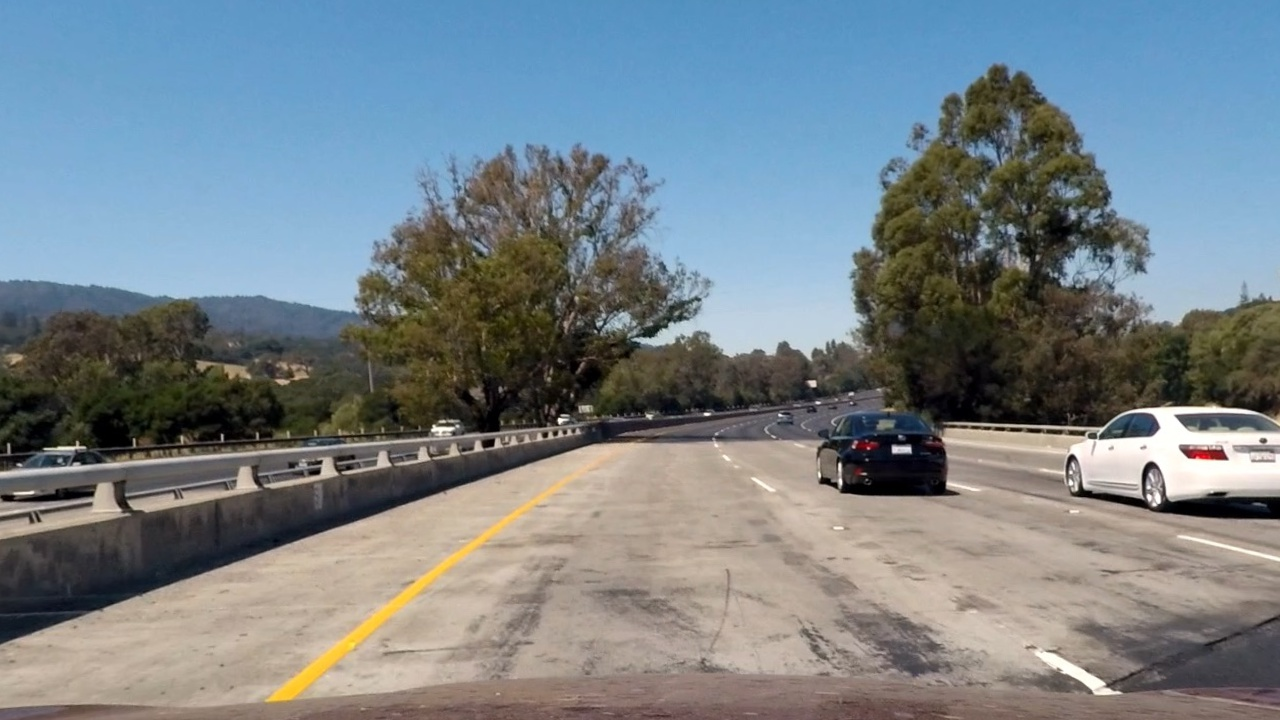
#> input picture output_images/undist/undist_test0.jpg, 1280 x 720 px; its folder holds only this picture in this run
$ python testScript_binary.py   (older library calls are emulated)
#> lines starting #> are read from the running program, lines starting #| are printed output that depends on the picture; after the words box and inside, x2 and y2 are one past the last pixel; in counts of white or black regions, pixels touching at a corner belong together
#> further down, image is the input picture: shape (720, 1280, 3); mean B, G, R 136.2, 130, 119.3
### functionLib.py
# -*- coding: utf-8 -*-
"""
Created on Sat Apr  1 14:05:47 2017

@author: Dyson
"""

import numpy as np
import cv2
import glob
import matplotlib.pyplot as plt
import matplotlib.image as mpimg
import pickle
import sys


global counter
counter = 0


'''
STEP1: Camera Calibration
       One just need to call this function to calibrate the camera once. Then the
       function will store calibration parameters to a pickle file.
       ONE extra parameters should be modified for other users:
           * The output pickle file name and relative path
'''

# [36 lines left out: function cameraCalibration, not called in this run]

'''
STEP2: Image Undistortion
       Only correct the distortion introduced by the camera lens, perspective distort
       is not included.
'''
# [7 lines left out: function undistortion, not called in this run]

# [16 lines of commented-out code are left out]

'''
Step3. Thresholding Images
'''
# This thresholdingBinary() function takes sobel matrix, the magnitude of gredients,
# the orientation of gradients and the HLS color transformation into account, to derive a
# thresholding binary image in which the lane lines can be clearly seen.

def thresholdingBinary(img, s_thresh=(170, 250), sx_thresh=(100, 255), sy_thresh=(100,255), dir_thresh=(-0.5,-0.9), mag_thresh=(30,200)):
#> called with s_thresh = (170, 250), sx_thresh = (100, 255), sy_thresh = (100, 255), dir_thresh = (-0.5, -0.9), mag_thresh = (30, 200)
    img = np.copy(img)
    gray = cv2.cvtColor(img, cv2.COLOR_BGR2GRAY)
    # Convert to HSV color space and separate the V channel
    hsv = cv2.cvtColor(img, cv2.COLOR_RGB2HLS).astype(np.float)
    h_channel = hsv[:,:,0]
    l_channel = hsv[:,:,1]
    s_channel = hsv[:,:,2]
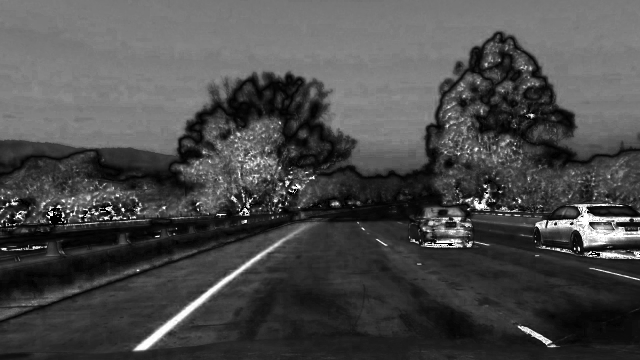
#> s_channel: shape (720, 1280) float64 (shown at 1/2 size); min 0, max 255, mean 74
#    plt.imshow(s_channel)

    # Sobel x
    sobelx = cv2.Sobel(gray, cv2.CV_64F, 1, 0) # Take the derivative in x
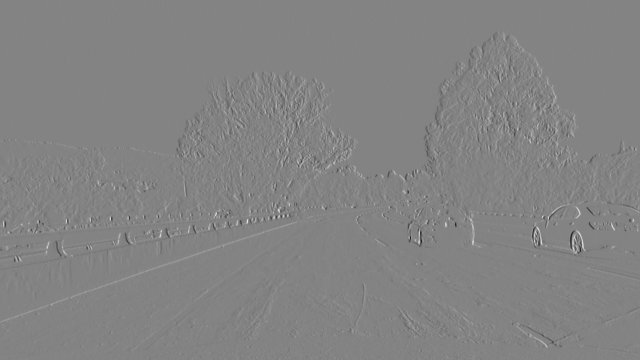
#> sobelx: shape (720, 1280) float64 (shown at 1/2 size); min -805, max 758, mean 0.1; drawn with min black and max white
    abs_sobelx = np.absolute(sobelx) # Absolute x derivative to accentuate lines away from horizontal
    scaled_sobelx = np.uint8(255*abs_sobelx/np.max(abs_sobelx))

    # Sobel y
    sobely = cv2.Sobel(gray, cv2.CV_64F, 1, 0) # Take the derivative in x
    abs_sobely = np.absolute(sobely) # Absolute x derivative to accentuate lines away from horizontal
    scaled_sobely = np.uint8(255*abs_sobely/np.max(abs_sobely))

    # Threshold x gradient
    sxbinary = np.zeros_like(scaled_sobelx)
    sxbinary[(scaled_sobelx >= sx_thresh[0]) & (scaled_sobelx <= sx_thresh[1])] = 1

    # Threshold y gradient
    sybinary = np.zeros_like(scaled_sobely)
    sxbinary[(scaled_sobely >= sy_thresh[0]) & (scaled_sobely <= sy_thresh[1])] = 1

    # Threshold direction gradient
    direct = np.arctan2(abs_sobely, abs_sobelx)
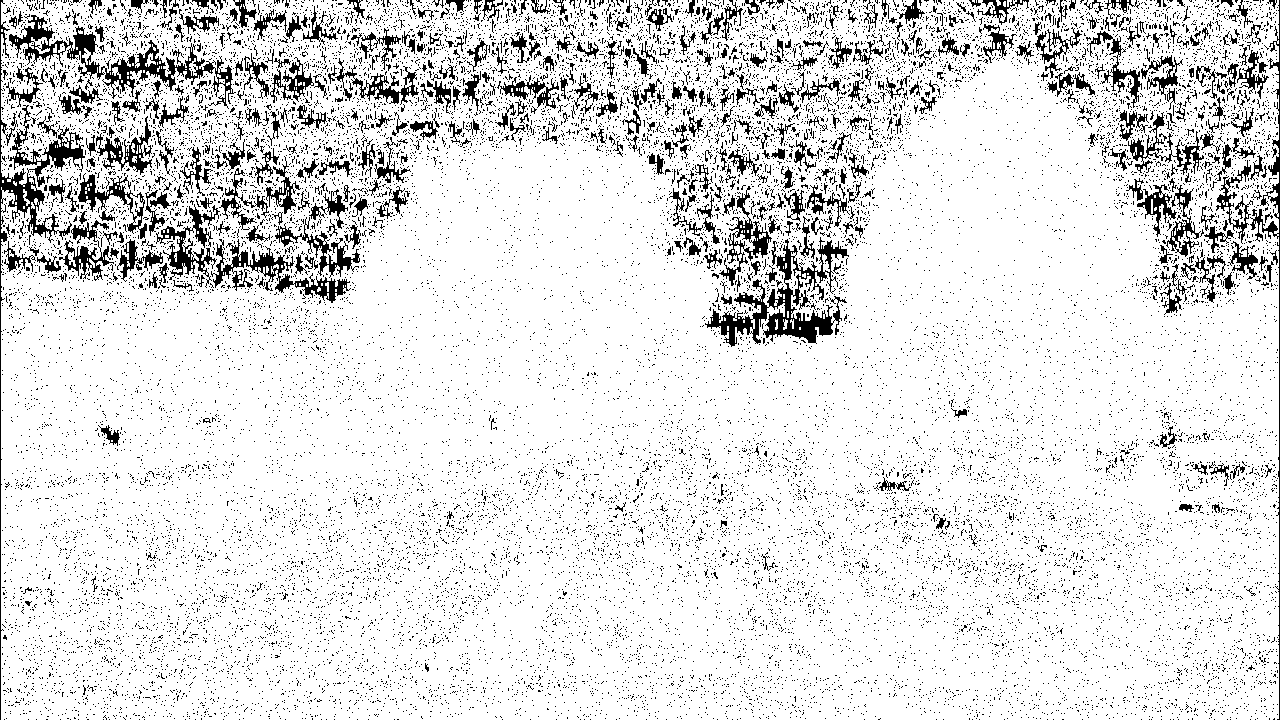
#> direct: shape (720, 1280) float64; values 0 (black) and 0.785 (white), 88.2% white; black in thin lines or dots

    # Threshold direction
    dir_binary = np.zeros_like(direct)
    dir_binary[(direct > np.min(dir_thresh)) & (direct < np.max(dir_thresh))] = 1

    # Magnitude gradient
    mag = np.sqrt(np.square(sobelx) + np.square(sobely))
    scaled_mag = np.uint8(255 * mag/np.max(mag))
    mag_binary = np.zeros_like(mag)
    mag_binary[(scaled_mag > np.min(mag_thresh)) & (scaled_mag < np.max(mag_thresh))] = 1

    # Threshold color channel
    s_binary = np.zeros_like(s_channel)
    s_binary[(s_channel >= s_thresh[0]) & (s_channel <= s_thresh[1])] = 1
#    h_binary = np.zeros_like(h_channel)
#    h_binary[(h_channel >= s_thresh[0]) & (h_channel <= s_thresh[1])] = 1
    # Stack each channel
    # Note color_binary[:, :, 0] is all 0s, effectively an all black image. It might
    # be beneficial to replace this channel with something else.
    color_binary = np.dstack((mag_binary, sxbinary, s_binary))
    mono_binary = np.zeros_like(gray)
    mono_binary[(s_binary == 1) | (sybinary == 1) | (sxbinary == 1) | (mag_binary == 1) | (dir_binary == 1)] = 1
#    print(color_binary.shape)
#    return color_binary
    return mono_binary

# [20 lines of commented-out code are left out]

'''
Step4. Perspective Transform
'''
# This calibration only take two straight line images
# [23 lines left out: function perspectiveTrans, not called in this run]

'''
Step5. Sliding Window to Find lanes
'''
# [161 lines left out: functions slidingWindows, lineFinding, not called in this run]

'''
Step5: Curvature and Lane Center Deviation
'''
# [21 lines left out: functions curvature, curvature_meter, offset, not called in this run]

'''
Step6: Warp back
       This function draws a filled polynomial defined by 'ploty', 'left_fitx' and
       'right_fitx', it should be called after these THREE parameters are given.
'''
# [23 lines left out: function warpback, not called in this run]
#    plt.imshow(result)

'''
Useful functions: Define some useful functions
'''
# Define a class to receive the characteristics of each line detection
class Line():
    # [89 lines left out: functions __init__, range_check, rationality_check, updateFitParameters, not called in this run]


### testScript_binary.py
# -*- coding: utf-8 -*-
"""
Binary Test

Created on Sat Apr  1 21:47:09 2017

@author: dyson
"""

from functionLib import *

# Using this function to get a thresholding image

image_name_list = glob.glob('./output_images/undist/undist_test*.jpg')

for idx, image in enumerate(image_name_list):
    image = cv2.imread(image)
    binary_image = thresholdingBinary(image)
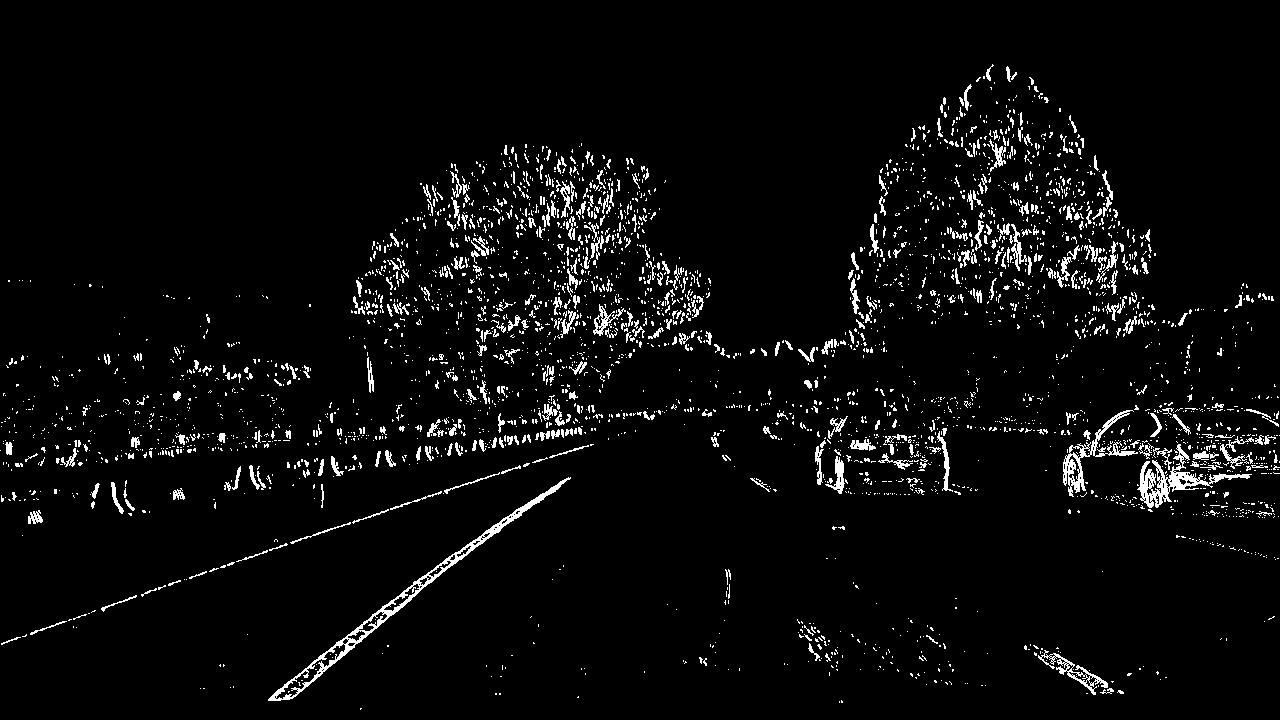
#> binary_image: shape (720, 1280); values 0 (black) and 1 (white), 4.2% white in thin lines or dots, all inside (x1, y1, x2, y2) = (0, 64, 1280, 710)
    outfilename = 'binary_test' + str(idx) + '.jpg'
    print(outfilename)
    cv2.imwrite('./output_images/binary/' + outfilename, binary_image)
#    warped_img = perspectiveTrans(binary_image)

    # Plot the result
    f, (ax1, ax2) = plt.subplots(1, 2, figsize=(24, 9))
    f.tight_layout()

    ax1.imshow(cv2.cvtColor(image, cv2.COLOR_BGR2RGB))
    ax1.set_title('Original Image', fontsize=40)

    ax2.imshow(binary_image, cmap='gray')
    ax2.set_title('Pipeline Result', fontsize=40)
    plt.subplots_adjust(left=0., right=1, top=0.9, bottom=0.)
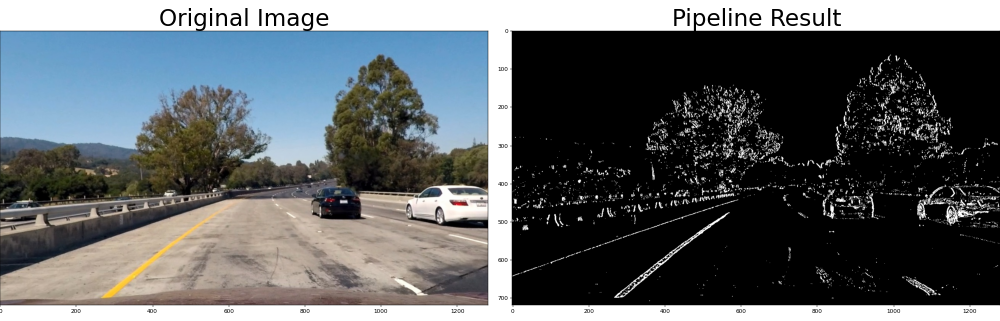
#> figure drawn by matplotlib, 2 panels

$ run again, on output_images/undist/undist_test4.jpg
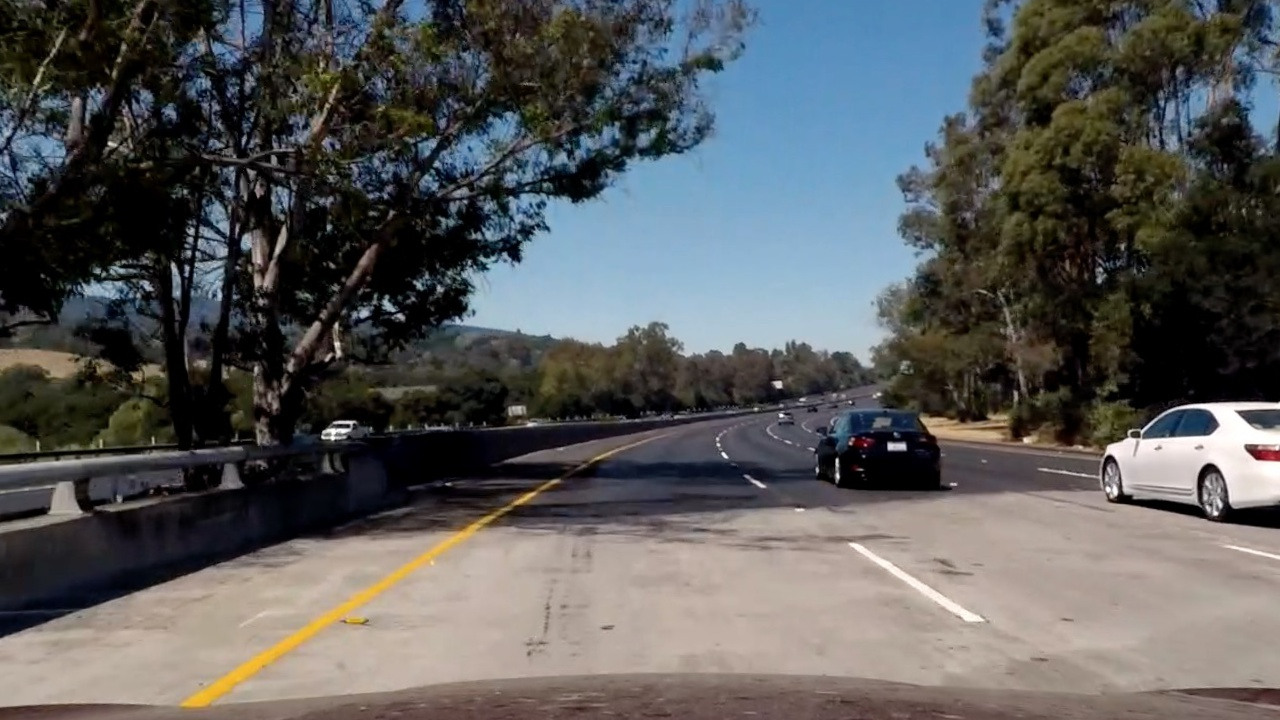
#> input picture output_images/undist/undist_test4.jpg, 1280 x 720 px
#> image is the input picture: shape (720, 1280, 3); mean B, G, R 90.8, 90.6, 89.7
#> in thresholdingBinary, `direct = np.arctan2(abs_sobely, abs_sobelx)`:
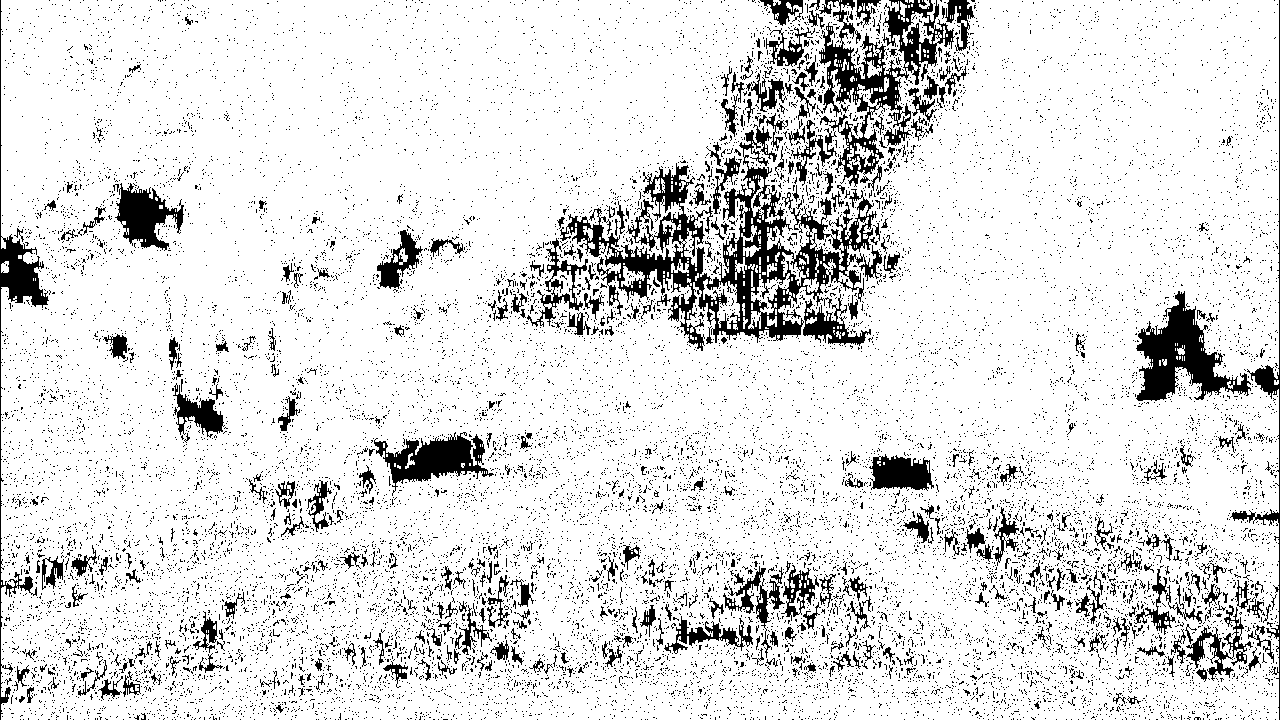
#> direct: shape (720, 1280) float64; values 0 (black) and 0.785 (white), 87.6% white; 17500 black regions (17046 under 20 px), largest, box (x1, y1, x2, y2) and area: (560, 124, 882, 351) 17334, (819, 0, 955, 187) 7318, (1136, 291, 1251, 401) 5091
#> binary_image: shape (720, 1280); values 0 (black) and 1 (white), 8.7% white in thin lines or dots
#> `plt.subplots_adjust(left=0., right=1, top=0.9, bottom=0.)`:
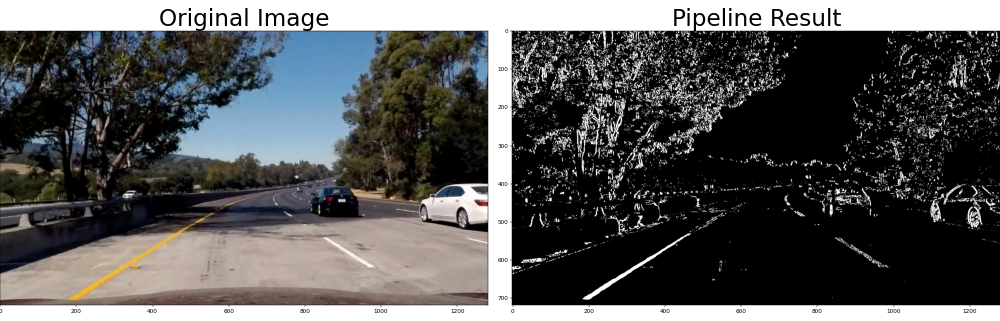
#> figure drawn by matplotlib, 2 panels

$ run again, on output_images/undist/undist_test5.jpg
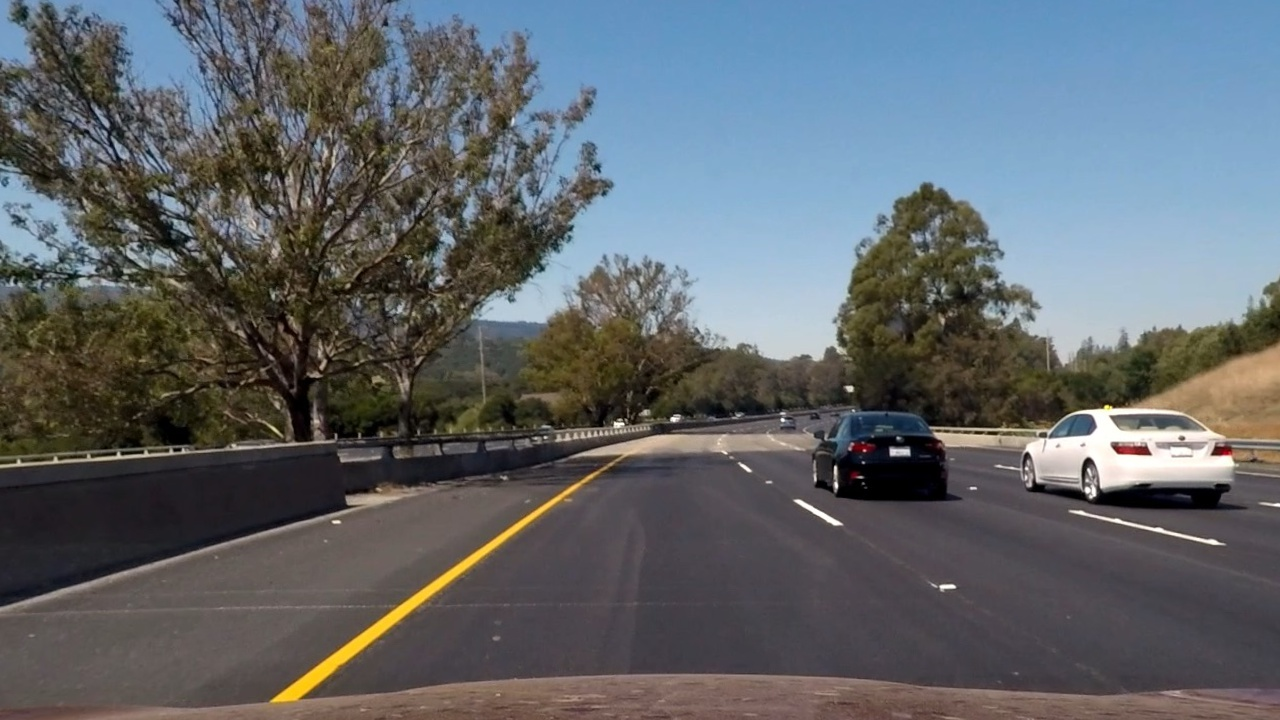
#> input picture output_images/undist/undist_test5.jpg, 1280 x 720 px
#> image is the input picture: shape (720, 1280, 3); mean B, G, R 106.1, 101.5, 96.4
#> in thresholdingBinary, `direct = np.arctan2(abs_sobely, abs_sobelx)`:
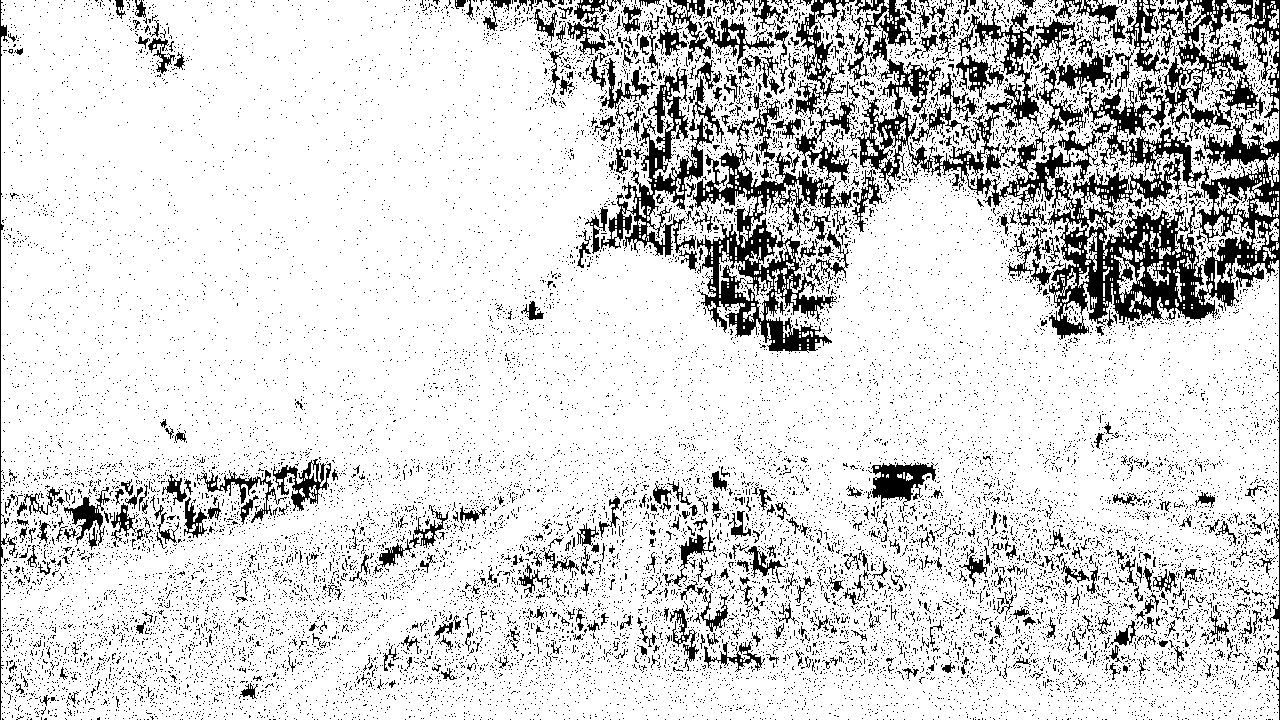
#> direct: shape (720, 1280) float64; values 0 (black) and 0.785 (white), 84.3% white; 18016 black regions (17458 under 20 px), largest, box (x1, y1, x2, y2) and area: (850, 0, 1280, 720) 41605, (693, 143, 855, 353) 10647, (601, 67, 724, 271) 5972
#> binary_image: shape (720, 1280); values 0 (black) and 1 (white), 7.9% white in thin lines or dots
#> `plt.subplots_adjust(left=0., right=1, top=0.9, bottom=0.)`:
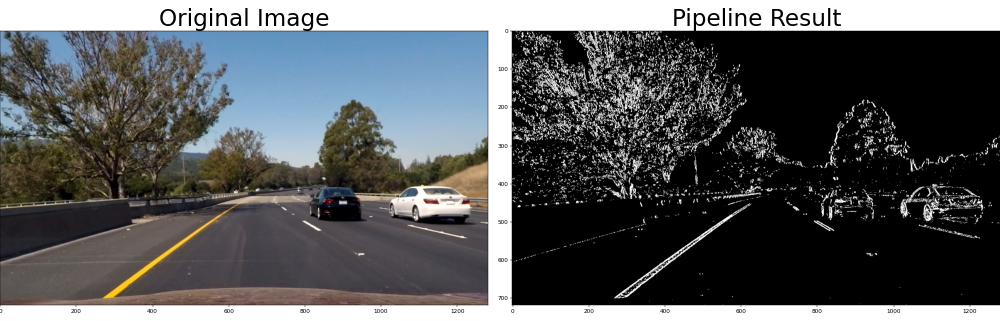
#> figure drawn by matplotlib, 2 panels
